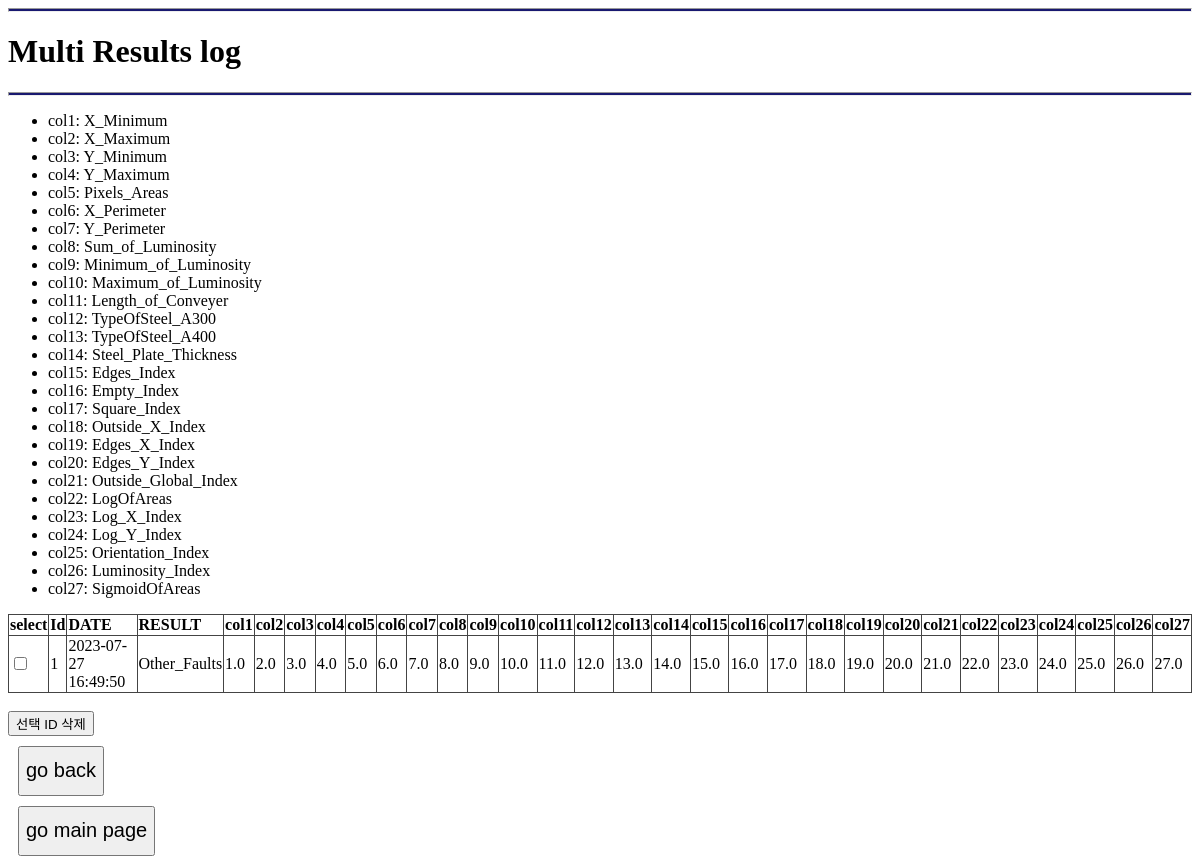
The app's page /multi/log with its own data.
### tables this page shows
CREATE TABLE multi_result(
                        Id INTEGER PRIMARY KEY AUTOINCREMENT,
                        DATE DATETIME,
                        RESULT CHAR,
                        X_Minimum REAL,
                        X_Maximum REAL,
                        Y_Minimum REAL,
                        Y_Maximum REAL,
                        Pixels_Areas REAL,
                        X_Perimeter REAL,
                        Y_Perimeter REAL,
                        Sum_of_Luminosity REAL,
                        Minimum_of_Luminosity REAL,
                        Maximum_of_Luminosity REAL,
                        Length_of_Conveyer REAL,
                        TypeOfSteel_A300 REAL,
                        TypeOfSteel_A400 REAL,
                        Steel_Plate_Thickness REAL,
                        Edges_Index REAL,
                        Empty_Index REAL,
                        Square_Index REAL,
                        Outside_X_Index REAL,
                        Edges_X_Index REAL,
                        Edges_Y_Index REAL,
                        Outside_Global_Index REAL,
                        LogOfAreas REAL,
                        Log_X_Index REAL,
                        Log_Y_Index REAL,
                        Orientation_Index REAL,
                        Luminosity_Index REAL,
                        SigmoidOfAreas REAL);

### WEB/views/multi_views.py (the view)
@bp.route('/log')
def log():
    results = DB.get_multi_results()
    return render_template('DB/multi_log.html', results=results)

### DB/db_module/multi_db.py (called while the page is built)
def get_multi_results():
    conn = sqlite3.connect(path+'/DB/multi_result.db')
    c = conn.cursor()
    c.execute('SELECT * FROM multi_result')
    results = c.fetchall()
    conn.close()
    return results

### WEB/templates/DB/multi_log.html (shortened to what this page needs)
<!doctype html>
<html>
<link href="{{ url_for('static', filename='style.css') }}" rel="stylesheet">
  <head>
  </head>
  <body>
    <hr style= "height: 2px; background-color: #191970;">
    <h1 class="title"> Multi Results log </h1>
    <hr style= "height: 2px; background-color: #191970;">
    <body>
        <div>
            <ul>
                <li>col1: X_Minimum</li>
                <li>col2: X_Maximum</li>
                <li>col3: Y_Minimum</li>
                <li>col4: Y_Maximum</li>
                <li>col5: Pixels_Areas</li>
                <li>col6: X_Perimeter</li>
                <li>col7: Y_Perimeter</li>
                <li>col8: Sum_of_Luminosity</li>
                <li>col9: Minimum_of_Luminosity</li>
                <li>col10: Maximum_of_Luminosity</li>
                <li>col11: Length_of_Conveyer</li>
                <li>col12: TypeOfSteel_A300</li>
                <li>col13: TypeOfSteel_A400</li>
                <li>col14: Steel_Plate_Thickness</li>
                <li>col15: Edges_Index</li>
                <li>col16: Empty_Index</li>
                <li>col17: Square_Index</li>
                <li>col18: Outside_X_Index</li>
                <li>col19: Edges_X_Index</li>
                <li>col20: Edges_Y_Index</li>
                <li>col21: Outside_Global_Index</li>
                <li>col22: LogOfAreas</li>
                <li>col23: Log_X_Index</li>
                <li>col24: Log_Y_Index</li>
                <li>col25: Orientation_Index</li>
                <li>col26: Luminosity_Index</li>
                <li>col27: SigmoidOfAreas</li>
            </ul>
            <table>
                <form action="{{ url_for('multi.delete') }}" method="POST">
                <thead>
                <tr text-align='center'>
                    <th>select</th>
                    <td><B>Id</B></td>
                    <td><B>DATE</B></td>
                    <td><B>RESULT</B></td>
                    <td><b>col1</b></td>
                    <td><b>col2</b></td>
                    <td><b>col3</b></td>
                    <td><b>col4</b></td>
                    <td><b>col5</b></td>
                    <td><b>col6</b></td>
                    <td><b>col7</b></td>
                    <td><b>col8</b></td>
                    <td><b>col9</b></td>
                    <td><b>col10</b></td>
                    <td><b>col11</b></td>
                    <td><b>col12</b></td>
                    <td><b>col13</b></td>
                    <td><b>col14</b></td>
                    <td><b>col15</b></td>
                    <td><b>col16</b></td>
                    <td><b>col17</b></td>
                    <td><b>col18</b></td>
                    <td><b>col19</b></td>
                    <td><b>col20</b></td>
                    <td><b>col21</b></td>
                    <td><b>col22</b></td>
                    <td><b>col23</b></td>
                    <td><b>col24</b></td>
                    <td><b>col25</b></td>
                    <td><b>col26</b></td>
                    <td><b>col27</b></td>
                </tr>
                </thead>
                <tbody>
                    {% for result in results %}
                        <tr>
                            <td><input type="checkbox" name="ids" value="{{ result[0] }}"></td>
                            <td>{{ result[0] }}</td>
                            <td>{{ result[1] }}</td>
                            <td>{{ result[2] }}</td>
                            <td>{{ result[3] }}</td>
                            <td>{{ result[4] }}</td>
                            <td>{{ result[5] }}</td>
                            <td>{{ result[6] }}</td>
                            <td>{{ result[7] }}</td>
                            <td>{{ result[8] }}</td>
                            <td>{{ result[9] }}</td>
                            <td>{{ result[10] }}</td>
                            <td>{{ result[11] }}</td>
                            <td>{{ result[12] }}</td>
                            <td>{{ result[13] }}</td>
                            <td>{{ result[14] }}</td>
                            <td>{{ result[15] }}</td>
                            <td>{{ result[16] }}</td>
                            <td>{{ result[17] }}</td>
                            <td>{{ result[18] }}</td>
                            <td>{{ result[19] }}</td>
                            <td>{{ result[20] }}</td>
                            <td>{{ result[21] }}</td>
                            <td>{{ result[22] }}</td>
                            <td>{{ result[23] }}</td>
                            <td>{{ result[24] }}</td>
                            <td>{{ result[25] }}</td>
                            <td>{{ result[26] }}</td>
                            <td>{{ result[27] }}</td>
                            <td>{{ result[28] }}</td>
                            <td>{{ result[29] }}</td>
                        </tr>
                    {% endfor %}
            </table>
            <br>
            <input type="submit" value="선택 ID 삭제">
        </div>
        <div style="button1">
            <button class="button1" type="button" onClick="location.href='../multi'"> go back </button>
            <button class="button1" type="button" onClick="location.href='../../'"> go main page </button>
        </div>
        </body>
</html>

### WEB/static/style.css (style rules this page uses)
.button1 { width: 160x; height: 50px; font-weight: 400; font-family: "Helvetica", "Arial", sans-serif; cursor: pointer; margin-bottom: 20px; font-size: 20px; display: block; margin: 10px }
table { width: 100%; border: 1px solid #444444; border-collapse: collapse; }
th, td { border: 1px solid #444444; }

### records on screen
multi_result: Id "1", DATE "2023-07-27 16:49:50", RESULT "Other_Faults", X_Minimum "1.0", X_Maximum "2.0", Y_Minimum "3.0", Y_Maximum "4.0", Pixels_Areas "5.0", X_Perimeter "6.0", Y_Perimeter "7.0", Sum_of_Luminosity "8.0", Minimum_of_Luminosity "9.0", Maximum_of_Luminosity "10.0", Length_of_Conveyer "11.0", TypeOfSteel_A300 "12.0", TypeOfSteel_A400 "13.0", Steel_Plate_Thickness "14.0", Edges_Index "15.0", Empty_Index "16.0", Square_Index "17.0", Outside_X_Index "18.0", Edges_X_Index "19.0", Edges_Y_Index "20.0", Outside_Global_Index "21.0", LogOfAreas "22.0", Log_X_Index "23.0", Log_Y_Index "24.0", Orientation_Index "25.0", Luminosity_Index "26.0", SigmoidOfAreas "27.0"
